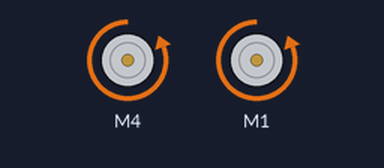
Recording of a sketch running on a simulated Arduino Uno, built with avr-gcc and run on an emulated ATmega328P. On the bench: 2 × DC motor (green arrow = forward, orange = backward, longer = faster).

Above: at 0.1 s.
Timing chart, 0 to 1.6 s (numbered marks = the images above):
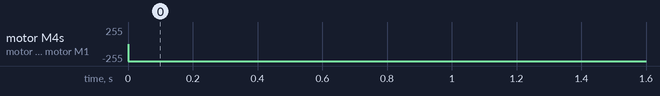

The sketch:

robot_code_2015.ino
```cpp
#include <AFMotor.h>

AF_DCMotor DriveM(4);
AF_DCMotor TurnM(3);
AF_DCMotor DriveMB(1);

void setup() {

}

void loop() {
  DriveM.run(BACKWARD);
  DriveM.setSpeed(255);
  DriveMB.run(BACKWARD);
  DriveMB.setSpeed(255);
  delay(500);
  DriveM.run(BACKWARD);
  DriveM.setSpeed(255);
  DriveMB.run(BACKWARD);
  DriveMB.setSpeed(255);
  delay(500);
  /*
      DriveM.run(FORWARD);
      DriveM.setSpeed(255);
      delay(1000);
  */

}
```

Measured:
- by itself, motor M4, motor M1: stopped → backward 255/255 at 0.00 s
